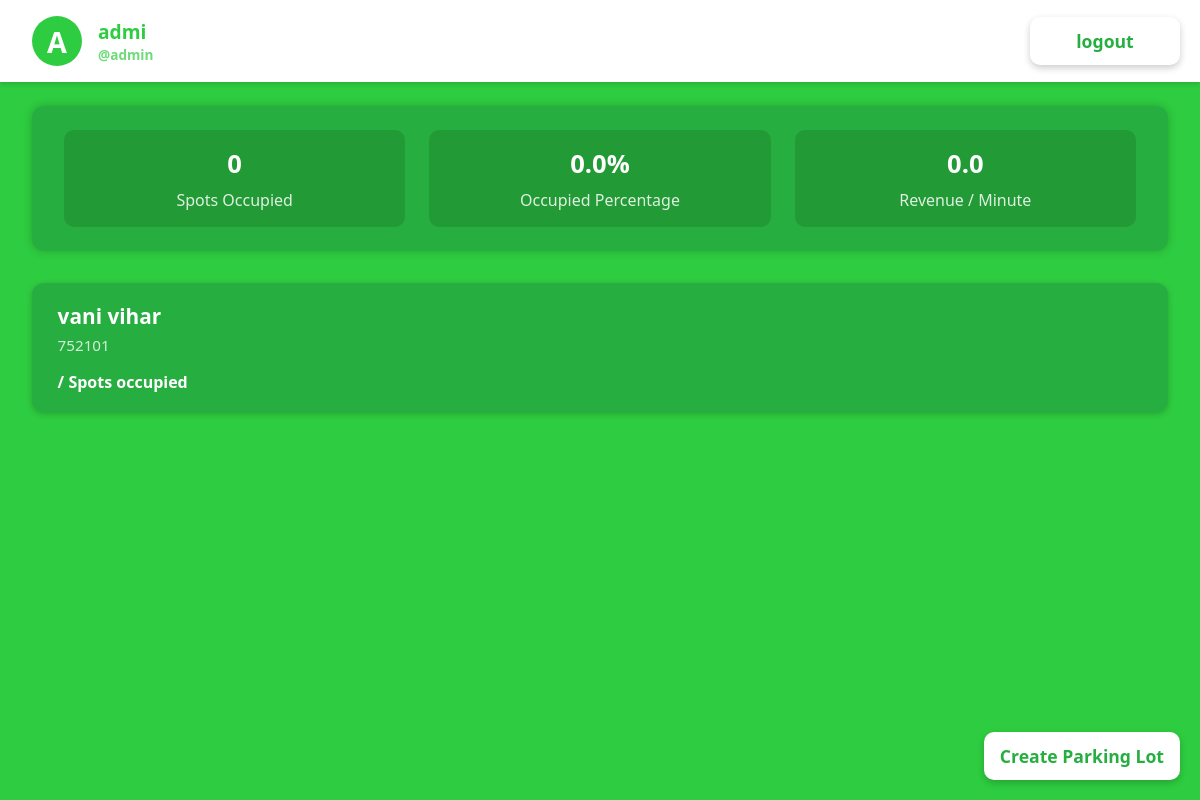
The page /admin/dashboard (signed in) on the database its author committed.
### models.py (models this page shows)
class User(db.Model):
    __tablename__ = 'users'
    id = db.Column(db.Integer, primary_key=True)
    full_name = db.Column(db.String(100), nullable=True) # renamed from u_name
    username = db.Column(db.String(80), unique=True, nullable=False)
    password = db.Column(db.String(200), nullable=False)
    role = db.Column(db.String(20), nullable=False)
    vehicles = db.relationship('Vehicle', backref='user', cascade='all, delete-orphan')
    reservations = db.relationship('Reservation', backref='user', cascade='all, delete-orphan')

class Lot(db.Model):
    __tablename__ = 'lots'
    lot_id = db.Column(db.Integer, primary_key=True)
    location_name = db.Column(db.String(100), nullable=False)
    price = db.Column(db.Float, nullable=False) # price per unit time
    address = db.Column(db.String(200), nullable=True)
    pin_code = db.Column(db.String(20), nullable=True)
    max_spots = db.Column(db.Integer, nullable=False)
    spots = db.relationship('Spot', backref='lot', cascade='all, delete-orphan')

### app.py (the view)
@app.route('/admin/dashboard')
def admin_dashboard():
    if session.get('role') != 'admin':
        flash('Admin login required.')
        return redirect(url_for('auth.login'))
    user_id = session.get('user_id')
    user = User.query.get(user_id)
    name = user.full_name
    parking_lots = Lot.query.all()
    total_spots_occupied = 0
    total_spots = 0
    total_revenue_per_minute = 0.0
    lots_data = []
    for lot in parking_lots:
        occupied_spots_count = Spot.query.filter_by(lot_id=lot.lot_id, status='O').count()
        max_spots = lot.max_spots
        total_spots_occupied += occupied_spots_count
        total_spots += max_spots
        lot_revenue = lot.price * occupied_spots_count
        total_revenue_per_minute += lot_revenue
        lots_data.append({
            'id': lot.lot_id,
            'location_name': lot.location_name,
            'pin_code': lot.pin_code,
            'occupied': occupied_spots_count,
            'max_spots': max_spots
        })
    occupancy_percent = (total_spots_occupied / total_spots * 100) if total_spots else 0
    return render_template(
        'admin_dashboard.html',
        username=session.get('username', 'admin'),
        name=name,
        spots_occupied=total_spots_occupied,
        occupancy_percent=round(occupancy_percent, 2),
        revenue_per_minute=round(total_revenue_per_minute, 2),
        parking_lots=lots_data
    )

### templates/admin_dashboard.html (shortened to what this page needs)
<!DOCTYPE html>
<html lang="en">
<head>
    <link rel="stylesheet" href="{{ url_for('static', filename='css/admin_dashboard.css') }}">
</head>
<body>
<header>
    <div class="profile-pic">
        {{ username[0] | upper }}
    </div>
    <div class="profile-details">
        <div class="profile-name">{{ name }}</div>
        <div class="profile-username">@{{ username }}</div>
    </div>
    <a class="logout-button" href="{{ url_for('auth.logout') }}">logout</a>
</header>
<main>
    <section class="analytics" aria-label="Parking analytics summary">
        <div class="analytic-item">
            <h3>{{ spots_occupied }}</h3>
            <p>Spots Occupied</p>
        </div>
        <div class="analytic-item">
            <h3>{{ occupancy_percent }}%</h3>
            <p>Occupied Percentage</p>
        </div>
        <div class="analytic-item">
            <h3>{{ revenue_per_minute }}</h3>
            <p>Revenue / Minute</p>
        </div>
    </section>
    <section class="parking-spots-grid" aria-label="Grid of parking lots and occupancy">
        {% for lot in parking_lots %}
        <a href="{{ url_for('admin.lot_list', lot_id=lot.id) }}" class="parking-spot-card-link" aria-label="View details of {{ lot.location_name }}">
            <article class="parking-spot-card">
                <div class="parking-spot-title">{{ lot.location_name }}</div>
                <div class="parking-spot-subtitle">{{ lot.pin_code }}</div>
                <div class="parking-spot-occupancy">
                    {{ occupied }} / {{ max_spots }} Spots occupied
                </div>
            </article>
        </a>
        {% else %}
        <p>No parking lots available.</p>
        {% endfor %}
    </section>
    <a href="{{ url_for('admin.create_parking_lot') }}" class="create-lot-button" role="button">Create Parking Lot</a>
</main>
</body>
</html>

### static/css/admin_dashboard.css (style rules this page uses)
* { box-sizing: border-box; }
body { margin: 0; font-family: 'Segoe UI', Tahoma, Geneva, Verdana, sans-serif; background-color: #2ecc40; color: white; min-height: 100vh; display: flex; flex-direction: column; }
header { background: white; padding: 1rem 2rem; display: flex; align-items: center; color: #2ecc40; box-shadow: 0 2px 5px rgba(0,0,0,0.15); font-weight: 600; }
.profile-pic { background-color: #2ecc40; color: white; font-weight: bold; font-size: 1.8rem; width: 50px; height: 50px; border-radius: 50%; display: flex; justify-content: center; align-items: center; margin-right: 1rem; user-select: none; }
.profile-details { display: flex; flex-direction: column; }
.profile-name { font-size: 1.2rem; }
.profile-username { font-size: 0.85rem; opacity: 0.7; }
main { flex-grow: 1; padding: 1.5rem 2rem 2rem 2rem; display: flex; flex-direction: column; gap: 2rem; }
.analytics { background: #27ae40; border-radius: 12px; padding: 1.5rem 2rem; box-shadow: 0 0 10px rgba(0,0,0,0.2); display: flex; justify-content: space-around; flex-wrap: wrap; gap: 1.5rem; color: white; }
.analytic-item { min-width: 220px; flex: 1 1 220px; background: #229a35; border-radius: 10px; padding: 1rem 1.5rem; text-align: center; }
.analytic-item h3 { margin: 0 0 0.5rem 0; font-weight: 700; font-size: 1.6rem; }
.analytic-item p { margin: 0; font-size: 1rem; opacity: 0.85; }
.parking-spots-grid { display: grid; grid-template-columns: repeat(auto-fit, minmax(230px, 1fr)); gap: 1.5rem; }
.parking-spot-card { background: #27ae40; padding: 1.2rem 1.6rem; border-radius: 12px; box-shadow: 0 2px 6px rgba(0,0,0,0.2); color: white; display: flex; flex-direction: column; justify-content: center; }
.parking-spot-title { font-size: 1.3rem; font-weight: 700; margin-bottom: 0.3rem; }
.parking-spot-subtitle { font-size: 0.95rem; opacity: 0.8; margin-bottom: 1rem; }
.parking-spot-occupancy { font-size: 1rem; font-weight: 600; }
.create-lot-button { position: fixed; bottom: 20px; right: 20px; padding: 0.75rem 1rem; background-color: white; color: #27ae40; font-size: 1.1rem; font-weight: 700; border: none; border-radius: 10px; cursor: pointer; text-align: center; text-decoration: none; box-shadow: 0 3px 7px rgba(0,0,0,0.2); transition: background-color 0.3s ease; z-index: 1000; width: auto; min-width: 150px; }
.logout-button { position: fixed; right: 20px; padding: 0.75rem 1rem; background-color: white; color: #27ae40; font-size: 1.1rem; font-weight: 700; border: none; border-radius: 10px; cursor: pointer; text-align: center; text-decoration: none; box-shadow: 0 3px 7px rgba(0,0,0,0.2); transition: background-color 0.3s ease; width: auto; min-width: 150px; }
.parking-spot-card-link { text-decoration: none; color: inherit; display: block; }

### rows shown on the page
User: full_name "admi"
Lot: location_name "vani vihar", pin_code "752101"

### other values the page prints
{{ username[0] | upper }} "A"
{{ username }} "admin"
{{ spots_occupied }} "0"
{{ occupancy_percent }} "0.0"
{{ revenue_per_minute }} "0.0"
